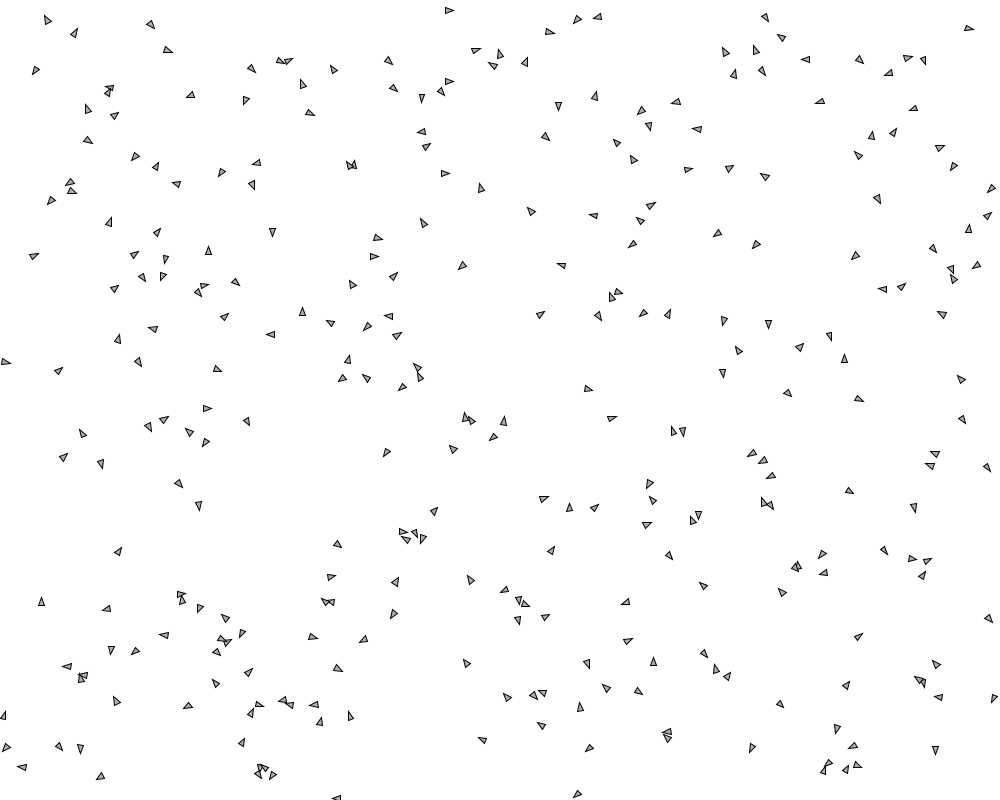
Frame 1 (no input)
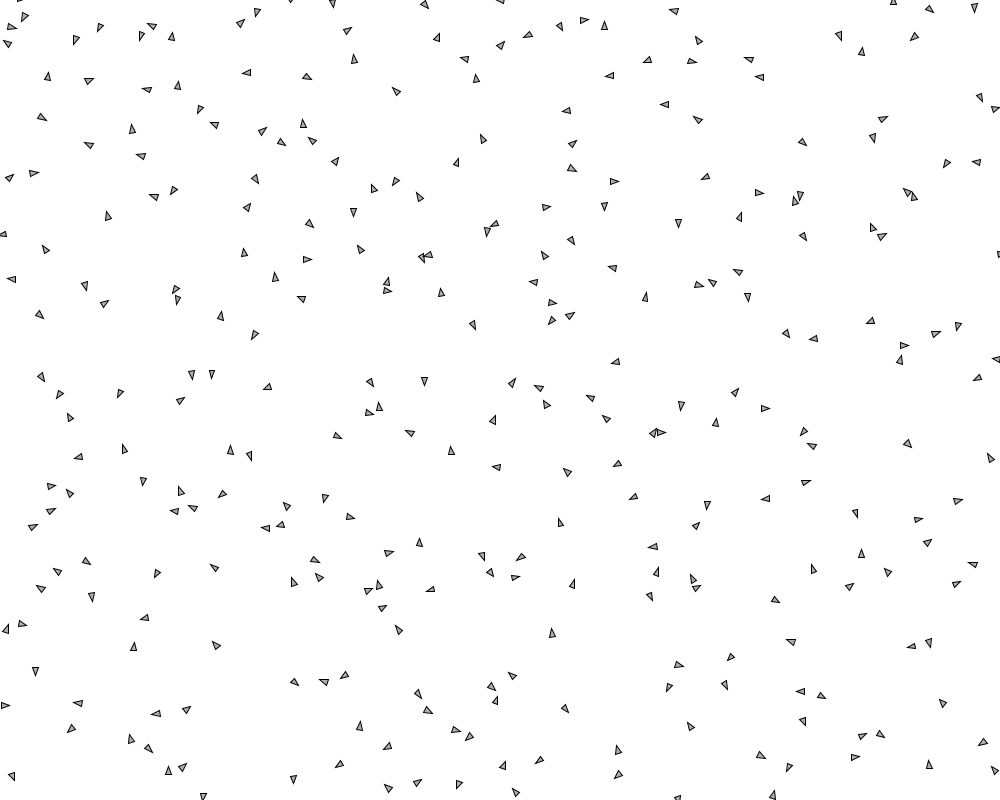
Frame 60 (the mouse pressed at the canvas centre just before this capture)
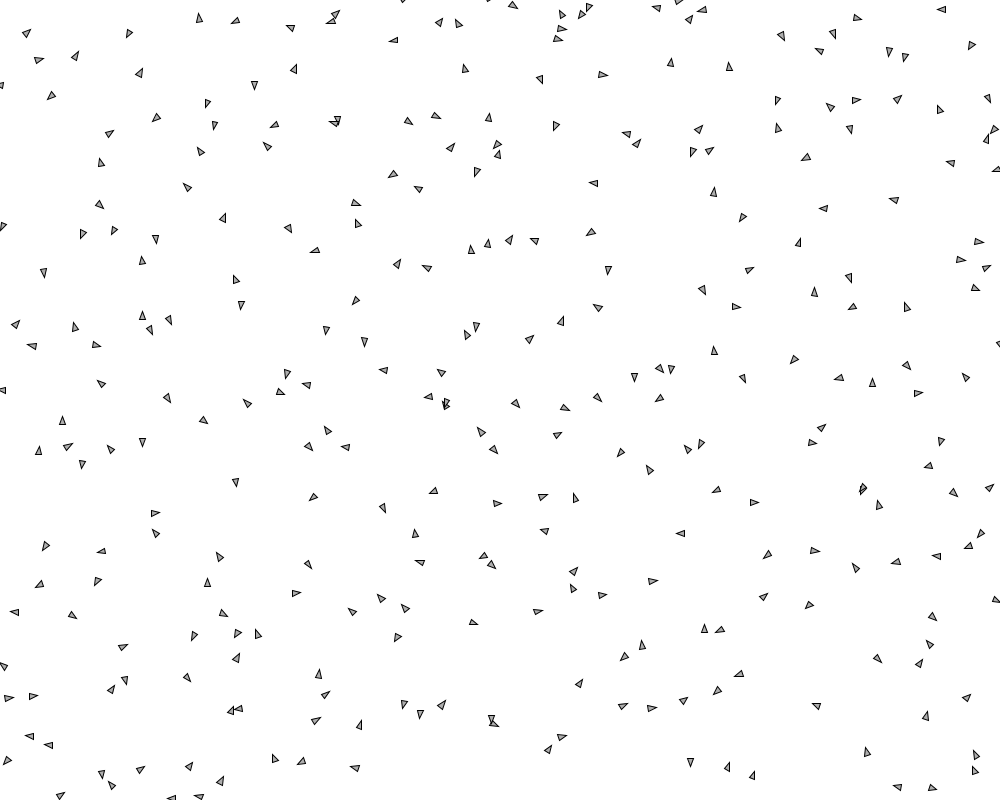
Frame 120 (the mouse held since frame 60 and released just before this capture)

The Processing sketch that drew these frames (run headless with seeded random() and noise(); from frame 60 on, the mouse is pressed at the canvas centre):

// Processing sketch: repulsion
// ── repulsion.pde
/**
 * A sketch demonstrating mutual repulsion between a swarm of actors.
 */

Vehicle[] vehicles;

void setup(){
	size(1000, 800);
	vehicles = new Vehicle[300];
	for(int ind = 0; ind < vehicles.length; ind++){
		vehicles[ind] = new Vehicle(
			new PVector(random(width), random(height)),
			new PVector(random(-2, 2), random(-2, 2)),
			20
		);
	}
}

void draw(){
	background(255);
	for(Vehicle vehicle: vehicles){
		vehicle.repel(vehicles);
	}

	for(Vehicle vehicle: vehicles){
		vehicle.move();
		vehicle.render();
	}
}

/**
 * A mobile actor that implements repulsion from other actors.
 */
class Vehicle {
	private static final float MAX_SPEED = 3, MAX_FORCE = 1;
	private PVector loc, vel, acc;
	private float mass;

	Vehicle(PVector loc_, float mass_){
		this(loc_, new PVector(0, 0), mass_);
	}

	Vehicle(PVector loc_, PVector vel_, float mass_){
		loc = loc_;
		vel = vel_;
		acc = new PVector(0, 0);
		mass = mass_;
	}

	/**
	 * Adjust this Vehicle's `acc` to repel it from the nearby Vehicles in
	 * `vehicles`.
	 */
	void repel(Vehicle[] vehicles){
		PVector repulsion = new PVector(0, 0);
		int numRepellers = 0;

		for(Vehicle vehicle : vehicles){
			float dist = dist(vehicle.loc.x, vehicle.loc.y, loc.x, loc.y);
			float desiredMinDist = 5 * mass;
			if(0 < dist && dist < desiredMinDist){
				PVector displacement = PVector.sub(loc, vehicle.loc);
				displacement.normalize();
				displacement.div(dist);
				repulsion.add(displacement);
				numRepellers++;
			}
		}

		if(numRepellers > 0){
			acc.add(repulsion);
		}
	}

	void move(){
		vel.add(acc);
		vel.limit(MAX_SPEED);
		loc.add(vel);

		if(loc.x > width){
			loc.x = 0;
		}
		else if(loc.x < 0){
			loc.x = width;
		}

		if(loc.y > height){
			loc.y = 0;
		}
		else if(loc.y < 0){
			loc.y = height;
		}

		acc.mult(0);
	}

	void render(){
		fill(175);
		pushMatrix();
		float x = loc.x, y = loc.y;
		translate(x, y);
		rotate(vel.heading());
		triangle(
			8, 0,
			0, -3,
			0, 3
		);
		popMatrix();
	}
}
